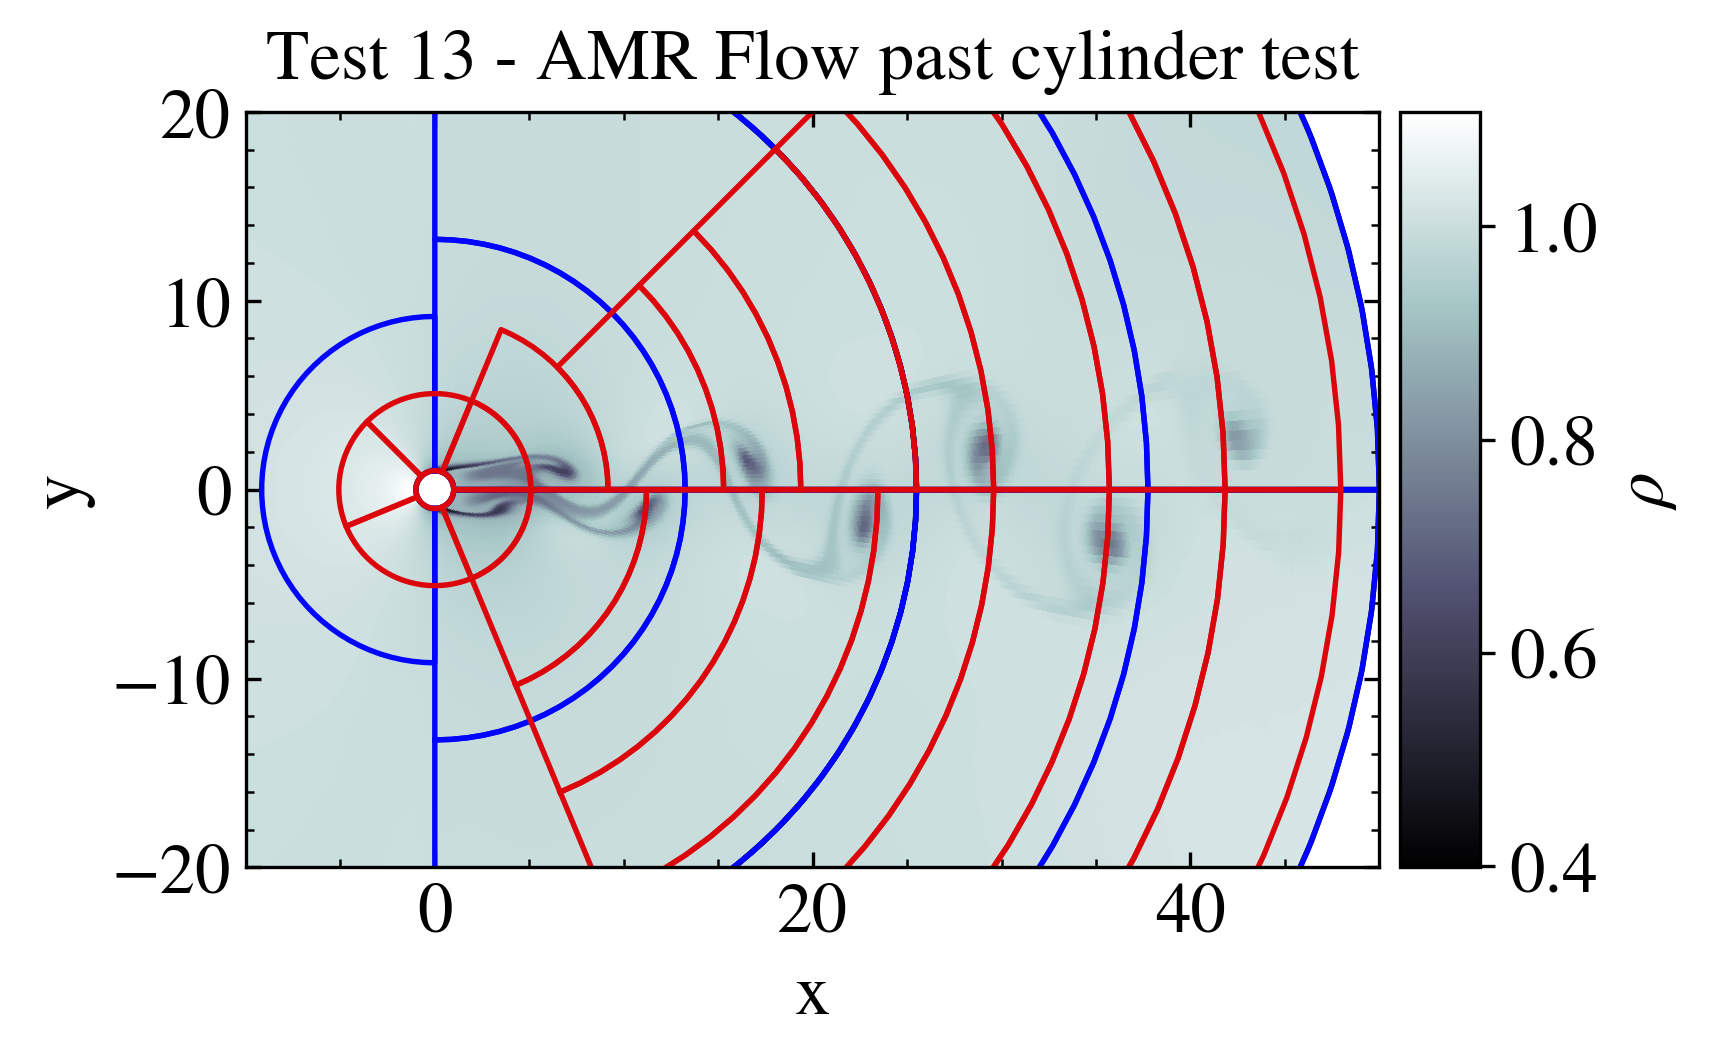

Here is the Python script that generated this plot:
"""AMR Flow past cylinder test

This test shows how to plot data from the Load class when handling data obtained
from a simulation with AMR.

The data are the ones obtained from the PLUTO test problem
$PLUTO_DIR/Test_Problems/Particles/HD/Viscosity/Flow_Past_Cylinder.

The data is loaded with the Load class into a pload object and the Image class
is created. The display method is used to plot the density, and the oplotbox
method is used to show the AMR levels. The image is then saved and
shown on screen.
"""

# Loading the relevant packages
import numpy as np
import pyPLUTO

# Load the data (4 levels of AMR)
Data = pyPLUTO.Load(path="Test_Problems/HD/Viscosity/Flow_Past_Cylinder", level=4)

# Convert the grid to cartesian
rr, pphh = np.meshgrid(Data.x1r, Data.x2r, indexing="ij")
xx = rr * np.cos(pphh)
yy = rr * np.sin(pphh)

# Initialize the Image class (with black color)
Image = pyPLUTO.Image(withblack=True)

# Show the 2D density
Image.display(
    Data.rho,
    x1=xx,
    x2=yy,
    cpos="right",
    xrange=[-10, 50],
    yrange=[-20, 20],
    aspect="equal",
    cmap="bone",
    clabel=r"$\rho$",
    xtitle="x",
    ytitle="y",
    title="Test 13 - AMR Flow past cylinder test",
)

# Plot the AMR levels (up to 2)
Image.oplotbox(Data.AMRLevel, lrange=[0, 2], geom=Data.geom)

# Save and show the figure
Image.savefig("test13_flowpastcyl.png")
pyPLUTO.show()
